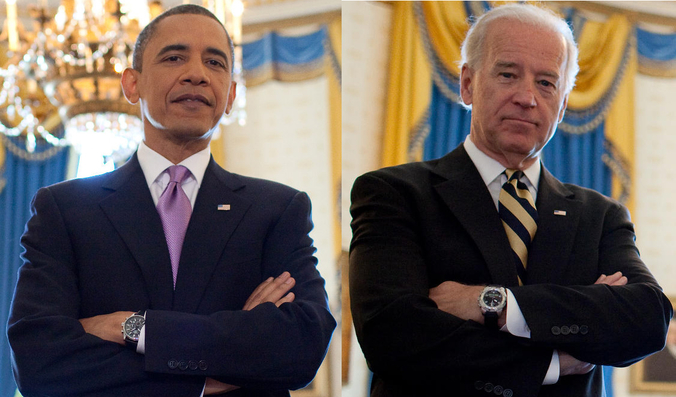
#> input picture Exam/Facial Recognition/Images/two_people.jpg, 676 x 397 px
$ python FacialRecognitionSquare.py Images/two_people.jpg
#> lines starting #> are read from the running program, lines starting #| are printed output that depends on the picture; after the words box and inside, x2 and y2 are one past the last pixel; in counts of white or black regions, pixels touching at a corner belong together
import cv2
import sys

def fr():
    image_path = sys.argv[1]
    casc_path = "./haarcascade_frontalcatface.xml"

    face_cascade = cv2.CascadeClassifier(casc_path)

    image = cv2.imread(image_path)
#> image is the input picture: shape (397, 676, 3); mean B, G, R 87, 92.9, 103.3
    gray = cv2.cvtColor(image, cv2.COLOR_BGR2GRAY)
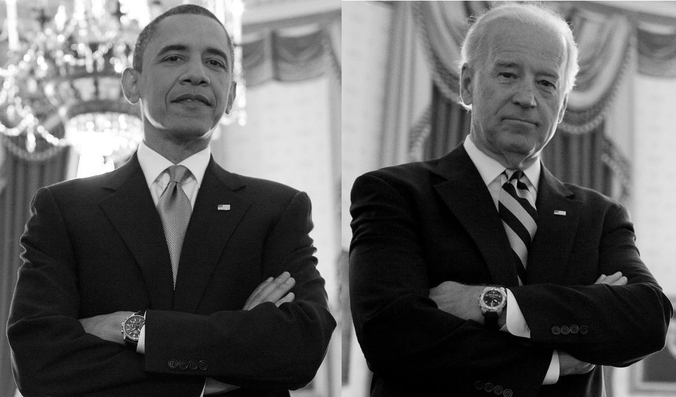
#> gray: shape (397, 676); min 0, max 255, mean 95.3

    faces = face_cascade.detectMultiScale(
        gray,
        scaleFactor=1.2,
        minNeighbors=5,
        minSize=(30, 30)
        #flags = cv2.CASCADE_SCALE_IMAGE
    )
#> faces = [[139, 15, 110, 110], [473, 39, 103, 103]]

    print("Found {0} faces!".format(len(faces)))
#| Found 2 faces!

    for (x, y, w, h) in faces:
        cv2.rectangle(image, (x, y), (x+w, y+h), (0, 255, 0), 2)
#> this loop made 2 passes
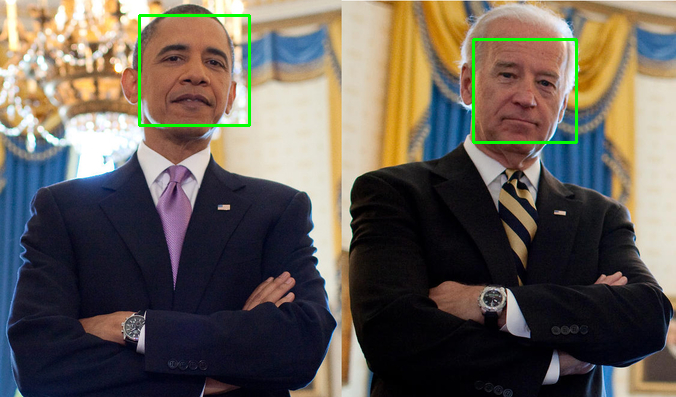
#> image: shape (397, 676, 3); 0.95% of pixels changed, all inside (x1, y1, x2, y2) = (138, 14, 578, 144)

    cv2.imshow("Faces found", image)
    cv2.waitKey(0)

if __name__ == "__main__":
    fr()
